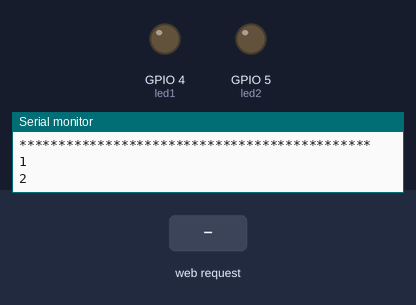
Bench run of a sketch on a simulated ESP8266 (NodeMCU). On the bench: output pins drawn as LEDs (lit = HIGH), the last lines printed to the serial monitor. Inputs (shaded band) come from the test bench. WiFi joins after 1.5 s; servers stay silent unless stated; storage starts empty.

Above: at 3.2 s.
3.3 s: HTTP request GET /Habit_1_ON received
At 4.3 s:
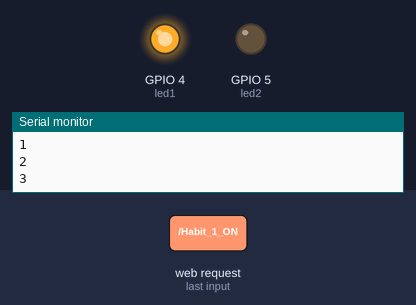
4.8 s: HTTP request GET /Habit_2_ON received
At 5.4 s:
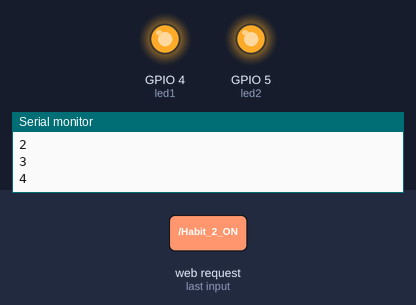
6.3 s: HTTP request GET /Habit_1_OFF received
At 7.5 s:
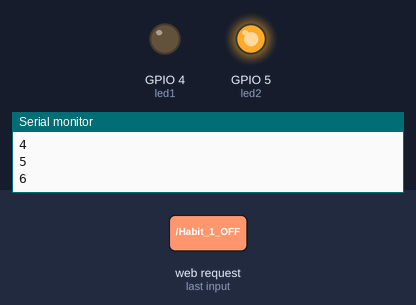
7.8 s: HTTP request GET /Habit_2_OFF received
At 8.9 s:
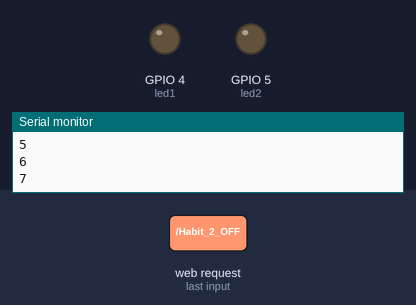
Timing chart, 0 to 10.3 s (numbered marks = the images above; inputs shaded):
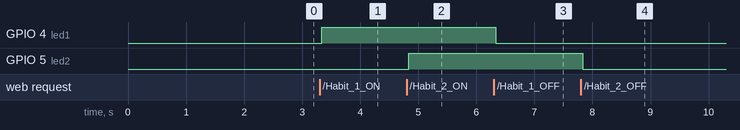

The sketch:

wifimanager_asyncro_esp12.ino
```cpp
#include <ESP8266WiFi.h>
#include <ESPAsyncTCP.h>
#include <ESPAsyncWebServer.h>
#include <FS.h>

byte led1 = 4;
byte led2 = 5;
String estado1; //Variable String para mandar el estado del rele a nuestra página web
String estado2;

int cont1 =0 ,cont=0,reloj=0,tiempopren = 60;

//Datos de nuestro WiFi
const char* ssid = "F_PADILLA";
const char* password = "F1D2I3A4Z5";

/// IP STATICA
  IPAddress ip(192, 168, 2, 122); // where xx is the desired IP Address
  IPAddress gateway(192, 168, 2, 1); // set gateway to match your network
  IPAddress subnet(255, 255, 255, 0); // set subnet mask to match your network

AsyncWebServer server(80); //Puerto TCP

String processor1(const String& var) //Función processor1 para regresar valores a página Web
{

     if(digitalRead(led1)==1 and var == "estado1")
     {
      estado1= "Encendido";
      reloj=0;
      return estado1;
     }
     else if (digitalRead(led1)==0 and var == "estado1")
     {
      estado1 = "Apagado";
      return estado1;
     }else if (digitalRead(led2)==1 and var == "estado2")
     {
      estado2= "Encendido";
      reloj=0;
      return estado2;
     }else if (digitalRead(led2)==0 and var == "estado2")
     {
      estado2 = "Apagado";
      return estado2;
     }

}

String tiempo(const String& tiemp) //Función processor1 para regresar valores a página Web
{
  Serial.println(tiemp);
}


void setup()
{
  Serial.begin(115200);
  pinMode(led1, OUTPUT);
  pinMode(led2, OUTPUT);

   //Iniciamos el sistema Flash
  if(!SPIFFS.begin()){
    Serial.println("An Error has occurred while mounting SPIFFS");
    return;
  }

  // Conectamos a WiFi Modo estación con dirección IP estática
  WiFi.mode(WIFI_STA);
  WiFi.config(ip, gateway, subnet);
  WiFi.begin(ssid, password);

  //Mientras se conecta a la red que se imprima conectando a WiFi
  while (WiFi.status() != WL_CONNECTED) {
    delay(1000);
    Serial.println("Conectando a WiFi..");
  }


  Serial.println("");
  Serial.println("********************************************");
  Serial.print("Conectado a la red WiFi: ");
  Serial.println(WiFi.SSID());
  Serial.print("IP: ");
  Serial.println(WiFi.localIP());
  Serial.print("macAdress: ");
  Serial.println(WiFi.macAddress());
  Serial.println("*********************************************");

  // Route for root / web page
  server.on("/", HTTP_GET, [](AsyncWebServerRequest *request){
    request->send(SPIFFS, "/index.html", String(), false, processor1);
  });

  server.on("/estilos.css", HTTP_GET, [](AsyncWebServerRequest *request){
    request->send(SPIFFS, "/estilos.css", "text/css");
  });

  // Cuando pulsemos el botón de encendido
  server.on("/Habit_1_ON", HTTP_GET, [](AsyncWebServerRequest *request){
    digitalWrite(led1, HIGH);
    request->send(SPIFFS, "/index.html", String(), false, processor1);
  });

  server.on("/Habit_2_ON", HTTP_GET, [](AsyncWebServerRequest *request){
    digitalWrite(led2, HIGH);
    request->send(SPIFFS, "/index.html", String(), false, processor1);
  });

  // Cuando pulsemos el botón de apagado
  server.on("/Habit_1_OFF", HTTP_GET, [](AsyncWebServerRequest *request){
    digitalWrite(led1, LOW);
    request->send(SPIFFS, "/index.html", String(), false, processor1);
  });

  server.on("/Habit_2_OFF", HTTP_GET, [](AsyncWebServerRequest *request){
    digitalWrite(led2, LOW);
    request->send(SPIFFS, "/index.html", String(), false, processor1);
  });

  server.on("/Tiempo", HTTP_GET, [](AsyncWebServerRequest *request){
    request->send(SPIFFS, "/index.html", String(), false, tiempo);
  });
  // Start server
  server.begin();
}


void loop() {
 if(cont1 >= 1000){ // tiempo en milisegundos
  reloj++;
  cont=millis();
  Serial.println(reloj);

  if(reloj>=tiempopren*60){ // 60 segundos para mas tiempo se pone en segundo
  reloj=0;
  //cont=millis();

  digitalWrite(led1, LOW);
  digitalWrite(led2, LOW);

  }
}
cont1=millis()-cont;
  }
```

Measured:
- after the input at 3.3 s, GPIO 4 (led1): LOW → HIGH at once
- after the input at 4.8 s, GPIO 5 (led2): LOW → HIGH at once
- after the input at 6.3 s, GPIO 4 (led1): HIGH → LOW at once
- after the input at 7.8 s, GPIO 5 (led2): HIGH → LOW at once
